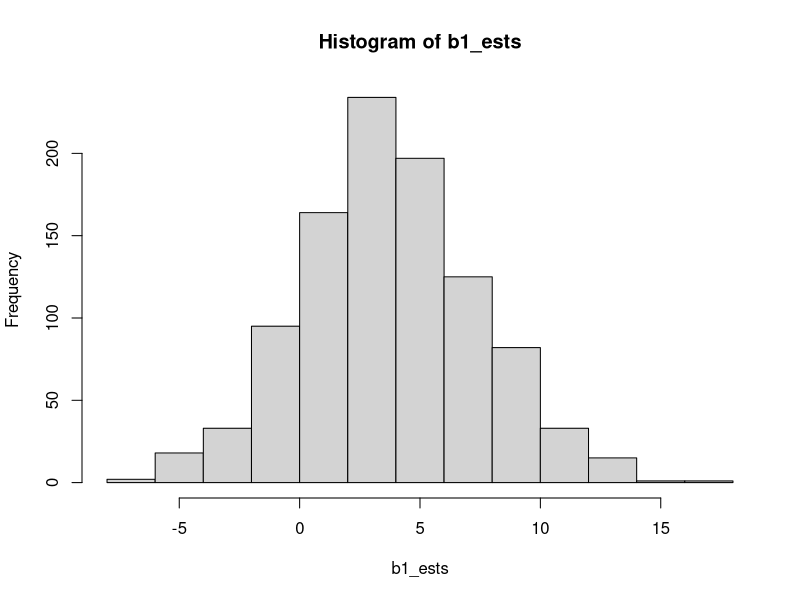

This chart was generated by the following R code:


## create sampling distribution for a regression parameter

## fix values for the simulation
n <- 100
b0 <- 1
b1 <- 4
s2 <- 100
nsim <- 1000
xmax <- 1
x <- runif(n, 0, xmax)

## run simulation
b1_ests <- rep(NA, nsim)
b1_tvalues <- rep(NA, nsim)
for(i in 1:nsim){
    y <- b0 + b1*x + rnorm(n, sd=sqrt(s2))
    slr <- lm(y~x)
    b1_ests[i] <- coef(slr)[2]
    b1_tvalues[i] <- summary(slr)$coefficients["x","t value"]
}
b1_H0_reject <- abs(b1_tvalues) > qt(.975, n-2)

## calculate summary statistics for beta_1
mean(b1_ests)
var(b1_ests)
hist(b1_ests)
sum(b1_H0_reject)

